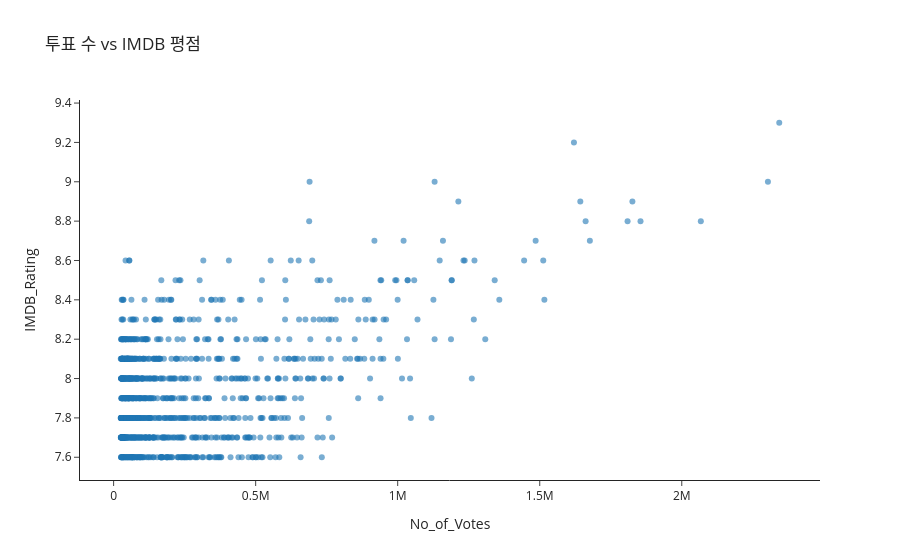

Notebook code for this chart:
### Code cell
fig = px.scatter(
    imdb,
    x='No_of_Votes',
    y='IMDB_Rating',
    hover_name='Series_Title',      # 굵게 표시
    hover_data=['Released_Year',
                'Genre'],
    title='투표 수 vs IMDB 평점',
    template='simple_white',
    opacity=0.6
)
fig.show()
fig.write_html('imdb_scatter.html')

### Figure 1 — Plotly figure (JSON) as saved in the notebook; plotly's stock layout.template omitted (floating-point values rounded to 4 significant figures; data arrays with more than 128 entries replaced by an {"elided": "..."} marker saying what was removed)
{"data": [{"customdata": {"elided": "1000x2 mixed values"}, "hovertemplate": "<b>%{hovertext}</b><br><br>No_of_Votes=%{x}<br>IMDB_Rating=%{y}<br>Released_Year=%{customdata[0]}<br>Genre=%{customdata[1]}<extra></extra>", "hovertext": {"elided": "1000 str values"}, "legendgroup": "", "marker": {"color": "#1F77B4", "opacity": 0.6, "symbol": "circle"}, "mode": "markers", "name": "", "orientation": "v", "showlegend": false, "type": "scatter", "x": {"elided": "1000 int values"}, "xaxis": "x", "y": {"elided": "1000 float values"}, "yaxis": "y"}], "layout": {"legend": {"tracegroupgap": 0}, "title": {"text": "투표 수 vs IMDB 평점"}, "xaxis": {"anchor": "y", "domain": [0, 1], "title": {"text": "No_of_Votes"}}, "yaxis": {"anchor": "x", "domain": [0, 1], "title": {"text": "IMDB_Rating"}}}}
